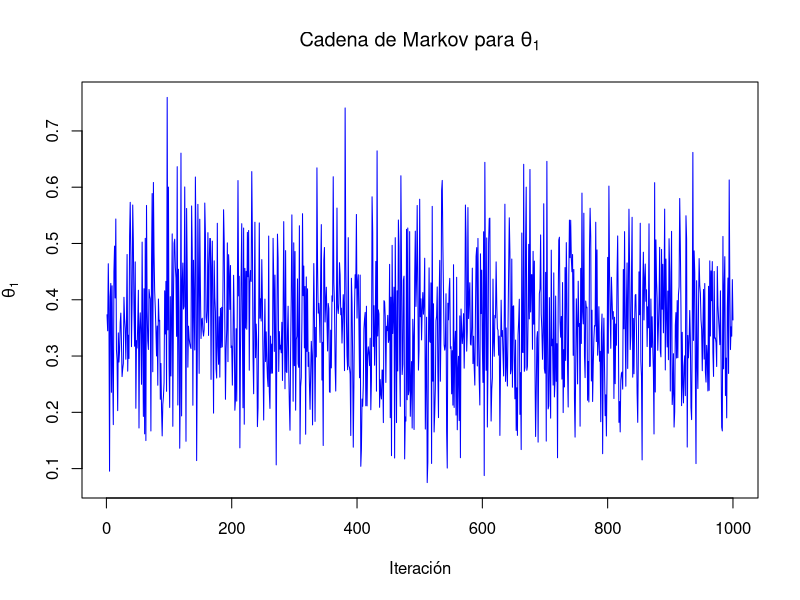
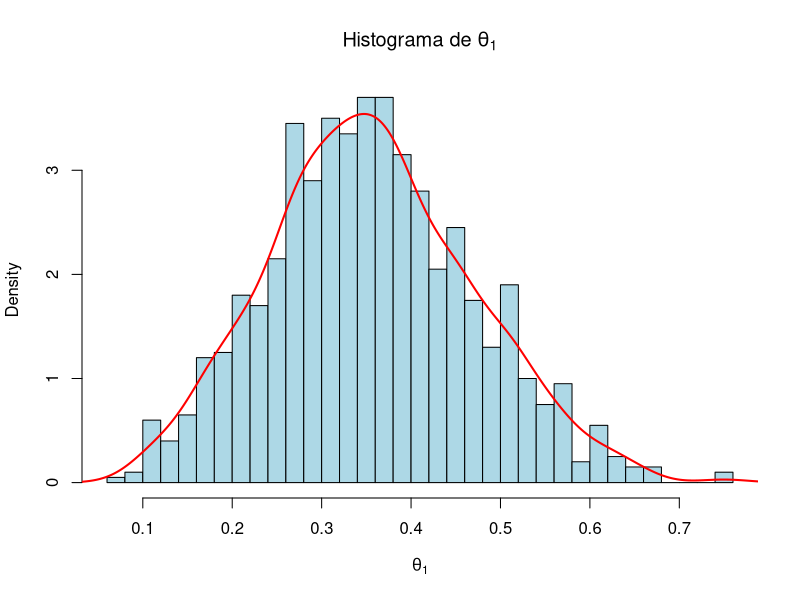

These figures' R source, in order:
set.seed(123)
N <- 10
n <- rep(10, N)
theta_true <- rbeta(N, 2, 5)
y <- rbinom(N, size = n, prob = theta_true)

#:::::::::::::::::::::::::::::::::::::::::::::::::
#:::::::::::   MUESTREADOR DE GIBBS   ::::::::::::
#:::::::::::     DISTRIBUCION BETA    ::::::::::::
#:::::::::::::::::::::::::::::::::::::::::::::::::
#Insercion de los hiperparametros
a <- 2
b <- 5
iters <- 1000
theta_samples <- matrix(NA, nrow = iters, ncol = N)

# Inicialización
theta_actualizado <- rep(0.5, N)

for (t in 1:iters) {
  for (i in 1:N) {
    alpha_post <- y[i] + a # Es el parametro de la distribucion beta
    beta_post <- n[i] - y[i] + b # Es el parametro de la distribucion beta
    theta_actualizado[i] <- rbeta(1, alpha_post, beta_post)
  }
  theta_samples[t, ] <- theta_actualizado
}
#tail(theta_samples)
#:::::::::::::::::::::::::::::::::::::::::::::::::
#:::::::::::   Seleccionar un grupo   ::::::::::::
#:::::::::::::::::::::::::::::::::::::::::::::::::

i <- 10 # Grupo que vamos a observar (La marginal de teta)
cadena_i <- theta_samples[, i]

#:::::::::::::::::::::::::::::::::::::::::::::::::
#:::::::::::       Visualización      ::::::::::::
#:::::::::::::::::::::::::::::::::::::::::::::::::

# Cadena de Markov
plot(cadena_i, type = "l", col = "blue",
     xlab = "Iteración", ylab = expression(theta[1]),
     main = expression("Cadena de Markov para " * theta[1])) 

# Histograma
hist(cadena_i, breaks = 30, probability = TRUE,
     col = "lightblue", main = expression("Histograma de "* theta[1]),
     xlab = expression(theta[1]))

# Densidad posterior
lines(density(cadena_i), col = "red", lwd = 2)

